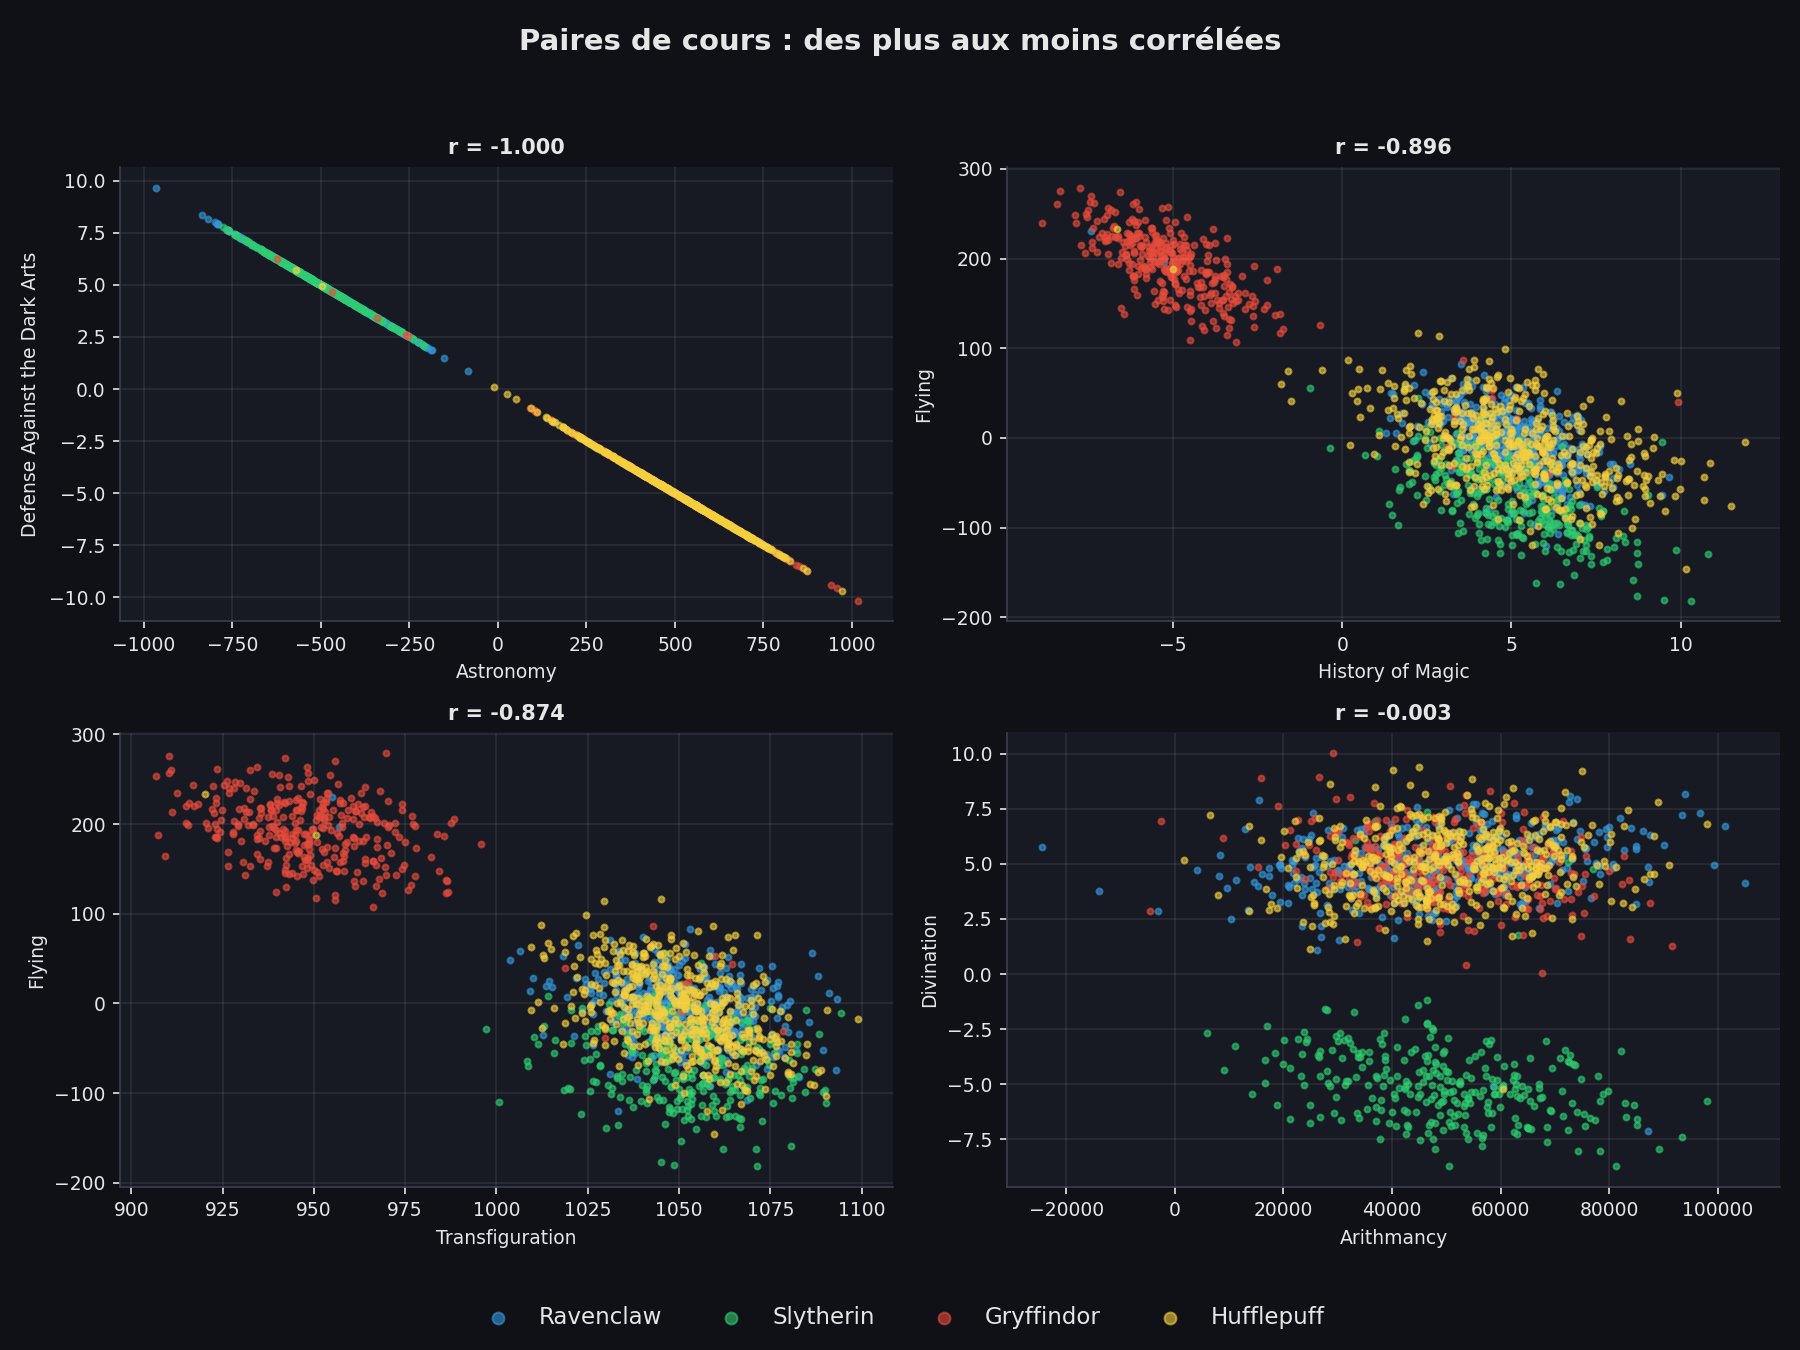

Reproduce this figure in Python.
# **************************************************************************** #
#                                                                              #
#                                                         :::      ::::::::    #
#    scatter_plot.py                                    :+:      :+:    :+:    #
#                                                     +:+ +:+         +:+      #
#    By: gajanvie <gajanvie@student.42.fr>          +#+  +:+       +#+         #
#                                                 +#+#+#+#+#+   +#+            #
#    Created: 2026/10/09 14:19:49 by gajanvie          #+#    #+#              #
#    Updated: 2026/10/09 14:35:11 by gajanvie         ###   ########.fr        #
#                                                                              #
# **************************************************************************** #

import sys
import matplotlib.pyplot as plt
from csv_reader import load_csv, get_numeric_columns
from maths_utils import ft_correlation
from plot_style import COULEURS, TEXTE, appliquer_style


def paires_valides(xs, ys):
	"""garde eleve qui a des note dans les deux"""
	px, py = [], []
	for x, y in zip(xs, ys):
		if x is not None and y is not None:
			px.append(x)
			py.append(y)
	return px, py


def toutes_les_correlations(numeriques):
	"""correlation chaque paire cours"""
	#qu une fois
	noms = list(numeriques.keys())
	resultats = []
	for i in range(len(noms)):
		for j in range(i + 1, len(noms)):
			xs, ys = paires_valides(numeriques[noms[i]], numeriques[noms[j]])
			resultats.append((noms[i], noms[j], ft_correlation(xs, ys)))
	return resultats


def classer(resultats):
	"""triepaires |r| decroissan"""
	return sorted(resultats, key=lambda t: abs(t[2]), reverse=True)


def afficher_top(classement, n=10):
	"""n paires les plus correles"""
	print(f"{'Cours A':<30} {'Cours B':<30} {'r':>8}")
	for a, b, r in classement[:n]:
		print(f"{a:<30} {b:<30} {r:>8.4f}")


def points_par_maison(colonnes, numeriques, cours_a, cours_b, nom_maison="Hogwarts House"):
	"""renvoie {maison: ([xs], [ys])}eleves -> deux notes"""
	resultat = {}
	for i, maison in enumerate(colonnes[nom_maison]):
		maison = maison.strip()
		x = numeriques[cours_a][i]
		y = numeriques[cours_b][i]
		if maison == "" or x is None or y is None:
			continue
		xs, ys = resultat.setdefault(maison, ([], []))
		xs.append(x)
		ys.append(y)
	return resultat


def tracer_grille(colonnes, numeriques, classement, n_top=3):
	"""top n paires + la moins correlee, dans une seule figure"""
	choix = classement[:n_top] + [classement[-1]]
	appliquer_style()
	fig, axes = plt.subplots(2, 2, figsize=(12, 9))
	fig.suptitle("Paires de cours : des plus aux moins corrélées",
				 fontsize=14, fontweight="bold", color=TEXTE)
	for ax, (a, b, r) in zip([ax for l in axes for ax in l], choix):
		points = points_par_maison(colonnes, numeriques, a, b)
		for maison, (xs, ys) in points.items():
			ax.scatter(xs, ys, s=8, alpha=0.6, color=COULEURS[maison], label=maison)
		ax.set_xlabel(a)
		ax.set_ylabel(b)
		ax.set_title(f"r = {r:.3f}")
	handles, labels = axes[0][0].get_legend_handles_labels()
	leg = fig.legend(handles, labels, loc="lower center", ncol=4,
					frameon=False, markerscale=2, fontsize=11)
	for texte in leg.get_texts():
		texte.set_color(TEXTE)
	plt.tight_layout(rect=[0, 0.06, 1, 0.95])
	plt.savefig("scatter_plot.png", dpi=150)
	plt.show()


def main():
	if len(sys.argv) != 2:
		print("Usage: python3 scatter_plot.py <dataset_train.csv>", file=sys.stderr)
		sys.exit(1)
	try:
		colonnes, noms = load_csv(sys.argv[1])
	except FileNotFoundError:
		print(f"Fichier introuvable : {sys.argv[1]}", file=sys.stderr)
		sys.exit(1)
	except ValueError as e:
		print(f"Erreur : {e}", file=sys.stderr)
		sys.exit(1)

	if "Hogwarts House" not in colonnes:
		print("Colonne 'Hogwarts House' absente : utilise dataset_train.csv", file=sys.stderr)
		sys.exit(1)

	numeriques = get_numeric_columns(colonnes, noms)
	if len(numeriques) < 2:
		print("Il faut au moins 2 colonnes numeriques.", file=sys.stderr)
		sys.exit(1)

	classement = classer(toutes_les_correlations(numeriques))
	print(f"Nombre de paires : {len(classement)}\n")
	afficher_top(classement)

	a, b, r = classement[0]
	print(f"\nPaire la plus similaire : {a} / {b} (r = {r:.4f})")

	points = points_par_maison(colonnes, numeriques, a, b)
	if not points:
		print("Aucune maison dans ce fichier : utilise dataset_train.csv", file=sys.stderr)
		sys.exit(1)
	tracer_grille(colonnes, numeriques, classement)


if __name__ == "__main__":
	main()
